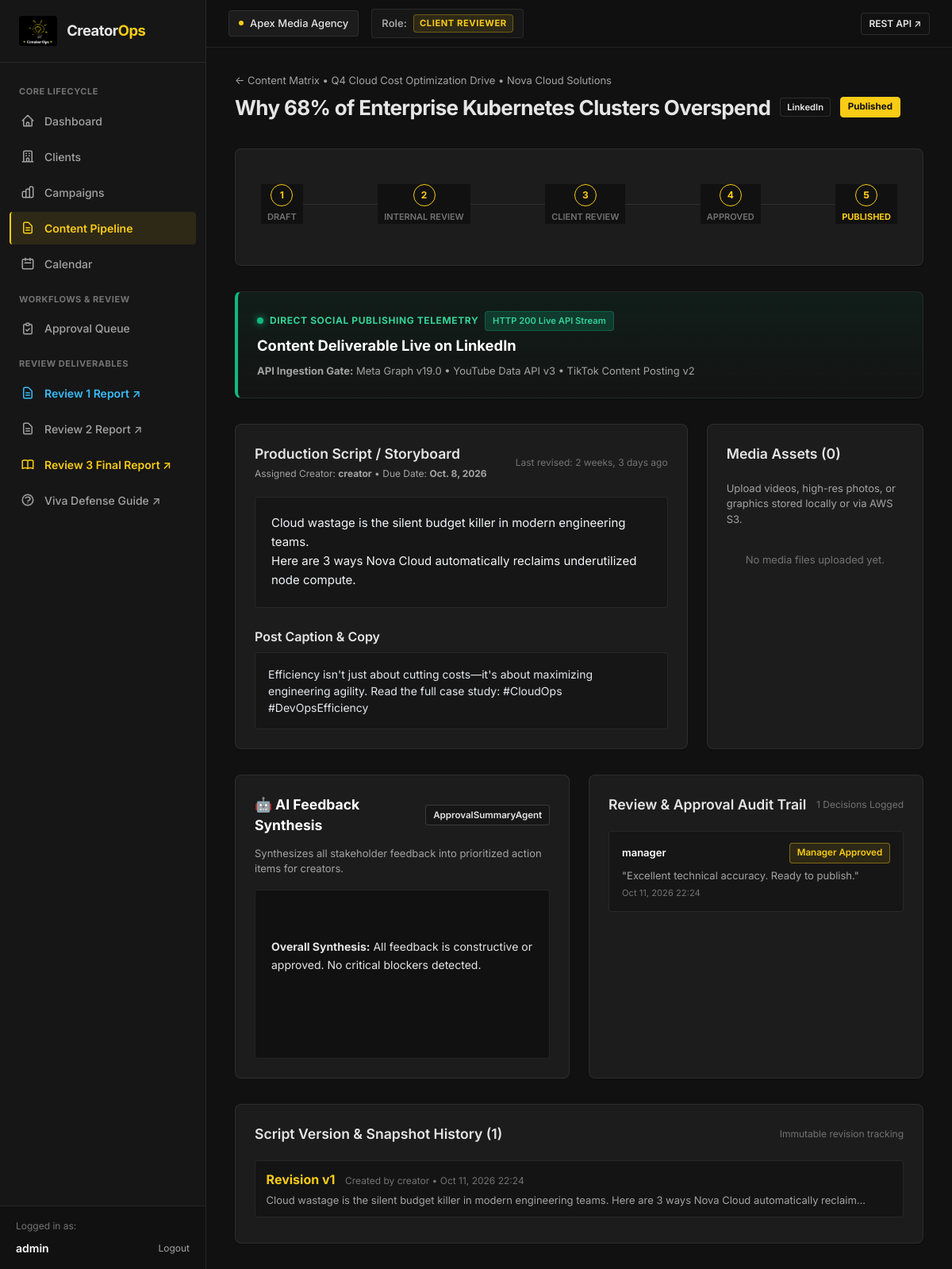
/content/4/ (signed in), run on an earlier commit of the app's database.
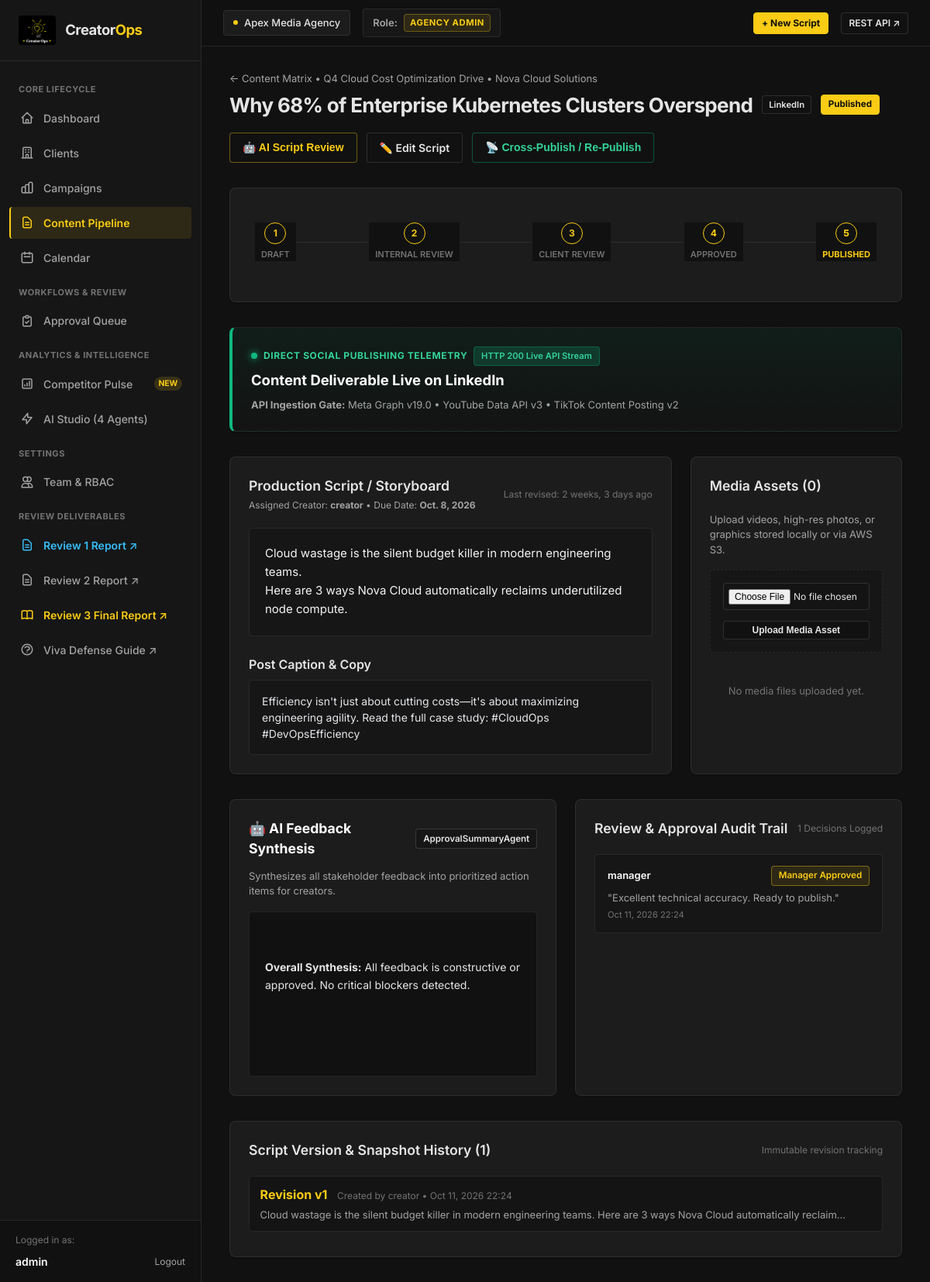
And on a later commit of the database.
### workspaces/models.py (models this page shows, shortened)
class Membership(models.Model):
    class Role(models.TextChoices):
        ADMIN = "ADMIN", "Agency Admin"
        CREATOR = "CREATOR", "Creator"
        MANAGER = "MANAGER", "Manager / Reviewer"
        CLIENT_REVIEWER = "CLIENT_REVIEWER", "Client Reviewer"
    user = models.ForeignKey(User, on_delete=models.CASCADE, related_name="memberships")
    workspace = models.ForeignKey(Workspace, on_delete=models.CASCADE, related_name="memberships")
    role = models.CharField(max_length=20, choices=Role.choices, default=Role.CREATOR)
    created_at = models.DateTimeField(auto_now_add=True)
    class Meta:
        unique_together = ("user", "workspace")
        ordering = ["-created_at"]

### content/views.py (the view)
# urls.py: path("<int:pk>/", views.content_detail, name="detail"),
@workspace_required
def content_detail(request, pk):
    item = get_object_or_404(
        ContentItem.objects.select_related("campaign", "campaign__client", "creator"),
        pk=pk,
        campaign__client__workspace=request.workspace
    )
    user_role = request.membership.role if request.membership else None
    if user_role == Membership.Role.CLIENT_REVIEWER:
        if item.status in [ContentItem.Status.DRAFT, ContentItem.Status.PENDING_MANAGER]:
            messages.warning(request, "This deliverable is currently in internal drafting or manager review and has not yet been submitted for client review.")
            return redirect("content:list")
    versions = item.versions.all().select_related("created_by")
    approvals = item.approvals.all().select_related("reviewer").order_by("-timestamp")
    assets = item.assets.all().select_related("uploaded_by")
    approval_data = [
        {"reviewer": a.reviewer.username if a.reviewer else "Reviewer", "decision": a.decision, "comment": a.comment}
        for a in approvals
    ]
    summary_agent = ApprovalSummaryAgent()
    approval_summary = summary_agent.run({"approvals": approval_data, "content_title": item.title})
    return render(request, "content/detail.html", {
        "item": item,
        "versions": versions,
        "approvals": approvals,
        "assets": assets,
        "approval_summary": approval_summary,
        "user_role": request.membership.role if request.membership else None,
    })

### workspaces/context_processors.py (called while the page is built, shortened)
def workspace_context(request):
    memberships = Membership.objects.filter(user=request.user).select_related("workspace")
    active_ws_id = request.session.get("active_workspace_id")
    active_membership = None
    if active_ws_id:
        active_membership = memberships.filter(workspace_id=active_ws_id).first()
    if not active_membership and memberships.exists():
        active_membership = memberships.first()
        request.session["active_workspace_id"] = active_membership.workspace.id
    if active_membership:
        return {
            "active_workspace": active_membership.workspace,
            "user_role": active_membership.role,
            "user_role_label": active_membership.get_role_display(),
            "user_memberships": memberships,
        }

### workspaces/permissions.py (called while the page is built)
def get_membership(user, workspace):
    if not user.is_authenticated or not workspace:
        return None
    return Membership.objects.filter(user=user, workspace=workspace).first()

### templates/content/detail.html (shortened to what the changed rows need)
{% extends "base.html" %}
{% block content %}
<div class="page-header">
    <div>
        <div style="display: flex; align-items: center; gap: 0.75rem; flex-wrap: wrap;">
            <h1 class="page-title">{{ item.title }}</h1>
        </div>
    </div>
    <div style="display: flex; gap: 0.75rem; flex-wrap: wrap;">
        {% if user_role in "ADMIN,CREATOR,MANAGER" %}
        <button type="button" class="btn btn-secondary" id="runAiReviewBtn" style="border-color: rgba(250, 204, 21, 0.4); color: var(--primary);">
            <span>🤖 AI Script Review</span>
        </button>
        {% endif %}
        {% if user_role in "ADMIN,CREATOR,MANAGER" %}
        <a href="{% url 'content:edit' item.id %}" class="btn btn-secondary">
            <span>✏️ Edit Script</span>
        </a>
        {% endif %}
        {% if item.status == "approved" and user_role in "ADMIN,MANAGER" %}
        <button type="button" class="btn btn-success" id="openDirectPublishBtn" style="background: linear-gradient(135deg, #10B981, #059669); border-color: #10B981; box-shadow: 0 4px 14px rgba(16, 185, 129, 0.4); font-weight: 600;">
            <span>🚀 Direct Social Publish</span>
        </button>
        {% elif item.status == "published" and user_role in "ADMIN,MANAGER" %}
        <button type="button" class="btn btn-secondary" id="openDirectPublishBtn" style="border-color: rgba(16, 185, 129, 0.4); color: #34D399;">
            <span>📡 Cross-Publish / Re-Publish</span>
        </button>
        {% endif %}
    </div>
</div>
<div class="grid-3" style="margin-bottom: 2rem;">
    <div class="card" style="grid-column: span 2;">
        <div class="card-header">
            <div>
                <h2 class="card-title">Production Script / Storyboard</h2>
            </div>
        </div>
    </div>
    <div class="card">
        <div class="card-header">
            <h2 class="card-title">Media Assets ({{ assets.count }})</h2>
        </div>
        {% if user_role in "ADMIN,CREATOR,MANAGER" %}
        <form method="POST" action="{% url 'assets:upload' item.id %}" enctype="multipart/form-data" style="margin-bottom: 1.5rem; padding: 1rem; background: var(--bg-secondary); border: 1px dashed var(--border-color); border-radius: var(--radius-sm);">
            <div style="margin-bottom: 0.75rem;">
                <input type="file" name="media_file" class="form-control" style="font-size: 0.75rem; padding: 0.4rem;" required>
            </div>
            <button type="submit" class="btn btn-secondary btn-sm" style="width: 100%;">
                <span>Upload Media Asset</span>
            </button>
        </form>
        {% endif %}
    </div>
</div>
<div class="grid-2" style="margin-bottom: 2rem;">
    <div class="agent-card">
        <div style="display: flex; justify-content: space-between; align-items: center; margin-bottom: 0.75rem;">
            <h2 style="font-size: 1.1rem; font-weight: 700; color: #fff;">🤖 AI Feedback Synthesis</h2>
        </div>
    </div>
    <div class="card">
        <div class="card-header">
            <h2 class="card-title">Review & Approval Audit Trail</h2>
        </div>
    </div>
</div>
<div class="card">
    <div class="card-header">
        <h2 class="card-title">Script Version & Snapshot History ({{ versions.count }})</h2>
    </div>
</div>
{% endblock %}

### templates/base.html (shortened to what the changed rows need)
{% load static %}
<!DOCTYPE html>
<html lang="en">
<head>
    <link rel="stylesheet" href="{% static 'css/style.css' %}">
</head>
<body>
    <div class="app-layout">
        <aside class="sidebar">
            <nav class="sidebar-nav">
                <div class="nav-section-title">Core Lifecycle</div>
                <a href="{% url 'dashboard' %}" class="nav-link {% if request.resolver_match.url_name == 'dashboard' %}active{% endif %}">
                    <svg width="18" height="18" fill="none" viewBox="0 0 24 24" stroke="currentColor">
                        <path stroke-linecap="round" stroke-linejoin="round" stroke-width="2" d="M3 12l2-2m0 0l7-7 7 7M5 10v10a1 1 0 001 1h3m10-11l2 2m-2-2v10a1 1 0 01-1 1h-3m-6 0a1 1 0 001-1v-4a1 1 0 011-1h2a1 1 0 011 1v4a1 1 0 001 1m-6 0h6"/>
                    </svg>
                    <span>Dashboard</span>
                </a>
                <a href="{% url 'clients:list' %}" class="nav-link {% if 'clients' in request.path %}active{% endif %}">
                    <svg width="18" height="18" fill="none" viewBox="0 0 24 24" stroke="currentColor">
                        <path stroke-linecap="round" stroke-linejoin="round" stroke-width="2" d="M19 21V5a2 2 0 00-2-2H7a2 2 0 00-2 2v16m14 0h2m-2 0h-5m-9 0H3m2 0h5M9 7h1m-1 4h1m4-4h1m-1 4h1m-5 10v-5a1 1 0 011-1h2a1 1 0 011 1v5m-4 0h4"/>
                    </svg>
                    <span>Clients</span>
                </a>
                <a href="{% url 'campaigns:list' %}" class="nav-link {% if 'campaigns' in request.path %}active{% endif %}">
                    <span>Campaigns</span>
                </a>
                <a href="{% url 'content:list' %}" class="nav-link {% if 'content' in request.path and 'calendar' not in request.path %}active{% endif %}">
                    <svg width="18" height="18" fill="none" viewBox="0 0 24 24" stroke="currentColor">
                        <path stroke-linecap="round" stroke-linejoin="round" stroke-width="2" d="M9 12h6m-6 4h6m2 5H7a2 2 0 01-2-2V5a2 2 0 012-2h5.586a1 1 0 01.707.293l5.414 5.414a1 1 0 01.293.707V19a2 2 0 01-2 2z"/>
                    </svg>
                    <span>Content Pipeline</span>
                </a>
                <a href="{% url 'content:calendar' %}" class="nav-link {% if 'calendar' in request.path %}active{% endif %}">
                    <svg width="18" height="18" fill="none" viewBox="0 0 24 24" stroke="currentColor">
                        <path stroke-linecap="round" stroke-linejoin="round" stroke-width="2" d="M8 7V3m8 4V3m-9 8h10M5 21h14a2 2 0 002-2V7a2 2 0 00-2-2H5a2 2 0 00-2 2v12a2 2 0 002 2z"/>
                    </svg>
                    <span>Calendar</span>
                </a>
                <div class="nav-section-title">Workflows & Review</div>
                <a href="{% url 'approvals:queue' %}" class="nav-link {% if 'approvals' in request.path %}active{% endif %}">
                    <svg width="18" height="18" fill="none" viewBox="0 0 24 24" stroke="currentColor">
                        <path stroke-linecap="round" stroke-linejoin="round" stroke-width="2" d="M9 5H7a2 2 0 00-2 2v12a2 2 0 002 2h10a2 2 0 002-2V7a2 2 0 00-2-2h-2M9 5a2 2 0 002 2h2a2 2 0 002-2M9 5a2 2 0 012-2h2a2 2 0 012 2m-6 9l2 2 4-4"/>
                    </svg>
                    <span>Approval Queue</span>
                </a>
                {% if user_role in "ADMIN,MANAGER,CREATOR" %}
                <div class="nav-section-title">Analytics & Intelligence</div>
                <a href="{% url 'analytics:competitors' %}" class="nav-link {% if 'competitors' in request.path %}active{% endif %}">
                    <svg width="18" height="18" fill="none" viewBox="0 0 24 24" stroke="currentColor">
                        <path stroke-linecap="round" stroke-linejoin="round" stroke-width="2" d="M16 8v8m-4-5v5m-4-2v2m-2 4h12a2 2 0 002-2V6a2 2 0 00-2-2H6a2 2 0 00-2 2v12a2 2 0 002 2z"/>
                    </svg>
                    <span>Competitor Pulse</span>
                    <span style="margin-left: auto; font-size: 0.65rem; background: rgba(250, 204, 21, 0.15); color: #FACC15; padding: 0.1rem 0.35rem; border-radius: 9999px; font-weight: 700;">NEW</span>
                </a>
                <a href="{% url 'analytics:agents' %}" class="nav-link {% if 'agents' in request.path %}active{% endif %}">
                    <svg width="18" height="18" fill="none" viewBox="0 0 24 24" stroke="currentColor">
                        <path stroke-linecap="round" stroke-linejoin="round" stroke-width="2" d="M13 10V3L4 14h7v7l9-11h-7z"/>
                    </svg>
                    <span>AI Studio (4 Agents)</span>
                </a>
                {% endif %}
                {% if user_role == 'ADMIN' %}
                <div class="nav-section-title">Settings</div>
                <a href="{% url 'workspaces:members' %}" class="nav-link {% if 'members' in request.path %}active{% endif %}">
                    <svg width="18" height="18" fill="none" viewBox="0 0 24 24" stroke="currentColor">
                        <path stroke-linecap="round" stroke-linejoin="round" stroke-width="2" d="M12 4.354a4 4 0 110 5.292M15 21H3v-1a6 6 0 0112 0v1zm0 0h6v-1a6 6 0 00-9-5.197M13 7a4 4 0 11-8 0 4 4 0 018 0z"/>
                    </svg>
                    <span>Team & RBAC</span>
                </a>
                {% endif %}
                <div class="nav-section-title">Review Deliverables</div>
                <a href="/reports/review1/" target="_blank" class="nav-link" style="color: #38BDF8; font-weight: 600;">
                    <svg width="18" height="18" fill="none" viewBox="0 0 24 24" stroke="currentColor">
                        <path stroke-linecap="round" stroke-linejoin="round" stroke-width="2" d="M9 12h6m-6 4h6m2 5H7a2 2 0 01-2-2V5a2 2 0 012-2h5.586a1 1 0 01.707.293l5.414 5.414a1 1 0 01.293.707V19a2 2 0 01-2 2z"/>
                    </svg>
                    <span>Review 1 Report ↗</span>
                </a>
                <a href="/reports/review2/" target="_blank" class="nav-link">
                    <svg width="18" height="18" fill="none" viewBox="0 0 24 24" stroke="currentColor">
                        <path stroke-linecap="round" stroke-linejoin="round" stroke-width="2" d="M9 12h6m-6 4h6m2 5H7a2 2 0 01-2-2V5a2 2 0 012-2h5.586a1 1 0 01.707.293l5.414 5.414a1 1 0 01.293.707V19a2 2 0 01-2 2z"/>
                    </svg>
                    <span>Review 2 Report ↗</span>
                </a>
                <a href="/reports/review3/" target="_blank" class="nav-link" style="color: #FACC15; font-weight: 600;">
                    <span>Review 3 Final Report ↗</span>
                </a>
                <a href="/guide/" target="_blank" class="nav-link">
                    <svg width="18" height="18" fill="none" viewBox="0 0 24 24" stroke="currentColor">
                        <path stroke-linecap="round" stroke-linejoin="round" stroke-width="2" d="M8.228 9c.549-1.165 2.03-2 3.772-2 2.21 0 4 1.343 4 3 0 1.4-1.278 2.575-3.006 2.907-.542.104-.994.54-.994 1.093m0 3h.01M21 12a9 9 0 11-18 0 9 9 0 0118 0z"/>
                    </svg>
                    <span>Viva Defense Guide ↗</span>
                </a>
            </nav>
        </aside>
        <div class="main-wrapper">
            <header class="topbar">
                <div class="topbar-left">
                    <div class="role-switcher-banner" style="background: rgba(255,255,255,0.03); border: 1px solid var(--border-color); padding: 0.35rem 0.75rem; border-radius: var(--radius-sm);">
                        <span style="color:var(--text-muted); font-weight:600; font-size:0.8125rem;">Role:</span>
                        <span class="role-tag {{ user_role }}">{{ user_role_label|default:user_role }}</span>
                    </div>
                </div>
                <div class="topbar-right">
                    {% if user_role in "ADMIN,MANAGER,CREATOR" %}
                    <a href="{% url 'content:create' %}" class="btn btn-primary btn-sm">
                        <span>+ New Script</span>
                    </a>
                    {% endif %}
                </div>
            </header>
            <main class="page-container">
                {% block content %}{% endblock %}
            </main>
        </div>
    </div>
</body>
</html>

What changed in the data, as far as the page shows it:
changed Membership: role "CLIENT REVIEWER" → "AGENCY ADMIN"
Also different on the page:
text now shown: "ANALYTICS & INTELLIGENCE Competitor Pulse NEW AI Studio (4 Agents) SETTINGS Team & RBAC + New Script 🤖 AI Script Review ✏️ Edit Script 📡 Cross-Publish / Re-Publish Upload Media Asset"
